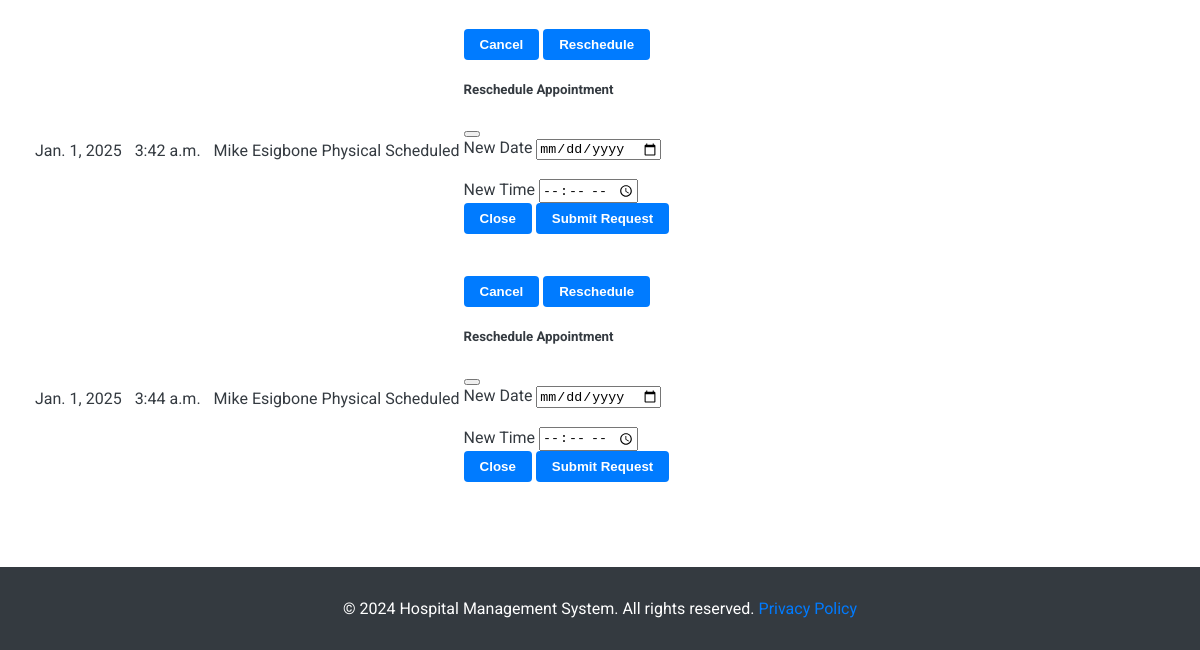
The page /appointments/list/ (signed in, lower part) on the database as committed earlier.
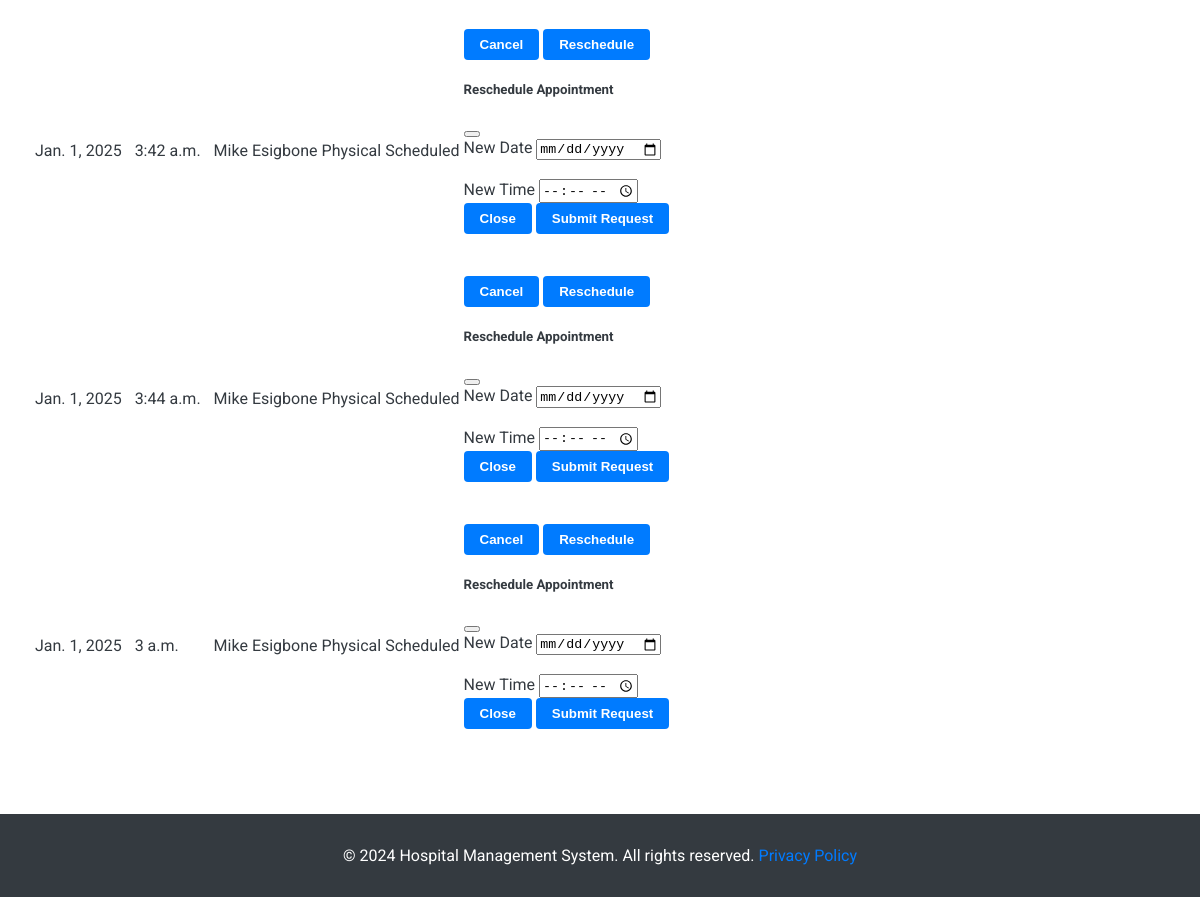
The same page on the database as committed later.
### appointments/models.py (models this page shows, shortened)
class Appointment(models.Model):
    CONSULTATION_TYPE_CHOICES = [
        ('Physical', 'Physical'),
        ('Virtual', 'Virtual'),
    ]
    STATUS_CHOICES = [
        ('Scheduled', 'Scheduled'),
        ('Cancelled', 'Cancelled'),
        ('Rescheduled', 'Rescheduled'),
    ]
    patient = models.ForeignKey(Patient, on_delete=models.CASCADE, related_name='appointment_patient')
    doctor = models.ForeignKey(Staff, on_delete=models.CASCADE, limit_choices_to={'role': 'doctor'})
    date = models.DateField()
    time = models.TimeField()
    reason = models.TextField()
    is_confirmed = models.BooleanField(default=False)
    consultation_type = models.CharField(max_length=50, choices=CONSULTATION_TYPE_CHOICES, default='Physical')
    status = models.CharField(max_length=20, choices=STATUS_CHOICES, default='Scheduled')
    reschedule_request_date = models.DateField(null=True, blank=True)
    reschedule_request_time = models.TimeField(null=True, blank=True)

### staff/models.py (models this page shows, shortened)
class Staff(models.Model):
    ROLE_CHOICES = (
        ('doctor', 'Doctor'),
        ('nurse', 'Nurse'),
        ('admin', 'Administrator'),
    )
    user = models.OneToOneField(User, on_delete=models.CASCADE, related_name="staff_profile")
    role = models.CharField(max_length=20, choices=ROLE_CHOICES)
    specialty = models.CharField(max_length=100, blank=True, null=True)  # Only for doctors
    phone_number = models.CharField(max_length=15)
    profile_picture = models.ImageField(upload_to='profile_pics/', blank=True, null=True)

### appointments/views.py (the view, shortened to what this page needs)
# urls.py: path('list/', appointment_list, name='appointment_list'),
@login_required
def appointment_list(request):
    appointments = Appointment.objects.filter(patient=request.user.Patient)
    return render(request, 'appointments/appointment_list.html', {'appointments': appointments})

### Templates/appointments/appointment_list.html (shortened to what this page needs)
{% extends 'patients/base.html' %}
{% block content %}
<div class="container my-5">
    {% if appointments.exists %}
        <table class="table table-striped">
            <tbody>
                {% for appointment in appointments %}
                <tr>
                    <td>{{ appointment.date }}</td>
                    <td>{{ appointment.time }}</td>
                    <td>{{ appointment.doctor.user.username }}</td>
                    <td>{{ appointment.consultation_type }}</td>
                    <td>{{ appointment.get_status_display }}</td>
                    <td>
                        {% if appointment.status == 'Scheduled' %}
                            <form method="POST" action="{% url 'appointments:appointment_list' %}">
                                <button type="submit" name="action" value="cancel" class="btn btn-danger btn-sm">Cancel</button>
                                <button type="button" class="btn btn-warning btn-sm" data-bs-toggle="modal" data-bs-target="#rescheduleModal-{{ appointment.id }}">Reschedule</button>
                            </form>
                            <div class="modal fade" id="rescheduleModal-{{ appointment.id }}" tabindex="-1" aria-labelledby="rescheduleModalLabel" aria-hidden="true">
                                <div class="modal-dialog">
                                    <div class="modal-content">
                                        <form method="POST" action="{% url 'appointments:appointment_list' %}">
                                            <div class="modal-header">
                                                <h5 class="modal-title" id="rescheduleModalLabel">Reschedule Appointment</h5>
                                                <button type="button" class="btn-close" data-bs-dismiss="modal" aria-label="Close"></button>
                                            </div>
                                            <div class="modal-body">
                                                <div class="mb-3">
                                                    <label for="new_date" class="form-label">New Date</label>
                                                    <input type="date" name="new_date" class="form-control" required>
                                                </div>
                                                <br>
                                                <div class="mb-3">
                                                    <label for="new_time" class="form-label">New Time</label>
                                                    <input type="time" name="new_time" class="form-control" required>
                                                </div>
                                            </div>
                                            <div class="modal-footer">
                                                <button type="button" class="btn btn-secondary" data-bs-dismiss="modal">Close</button>
                                                <button type="submit" name="action" value="reschedule" class="btn btn-primary">Submit Request</button>
                                            <br> <br> <br>
                                            </div>
                                        </form>
                                    </div>
                                </div>
                            </div>
                        {% endif %}
                    </td>
                </tr>
                {% endfor %}
            </tbody>
        </table>
    {% else %}
        <div class="alert alert-warning text-center" role="alert">
            No appointments available.
        </div>
    {% endif %}
</div>
<br> <br> <br>
{% endblock %}

Rows that differ between the two databases and show on the page:
added Appointment: date "Jan. 1, 2025", time "3 a.m.", doctor.user.username "Mike Esigbone", consultation_type "Physical", status "Scheduled"
